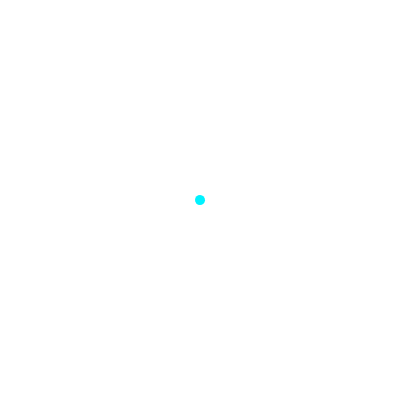
Frame 1 (no input)
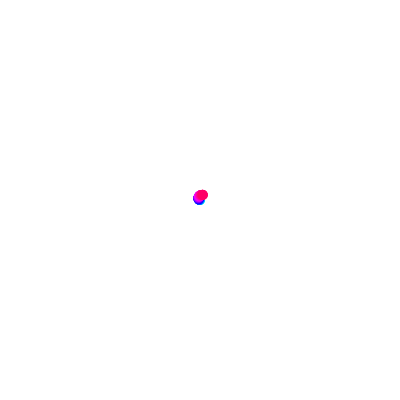
Frame 60 (no input)
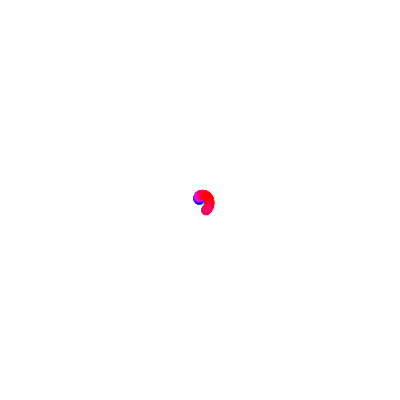
Frame 120 (the mouse pressed at the canvas centre since frame 60)

The p5.js sketch that drew these frames (run headless with seeded random() and noise() and a simulated clock; from frame 60 on, the mouse is pressed at the canvas centre):

// p5.js sketch
// ── sketch.js
let a = 0
function setup() {
  createCanvas(400, 400);
  angleMode(DEGREES)
  colorMode(HSB)
}

function draw() {
  
  // background(220,10);
  noStroke()
  h = map(sin(frameCount),-1,1,0,360)
  fill(h,100,100)
  translate(width/2,height/2)
  rotate(frameCount*2)
  circle(a/10,0,10)
  a--
}
